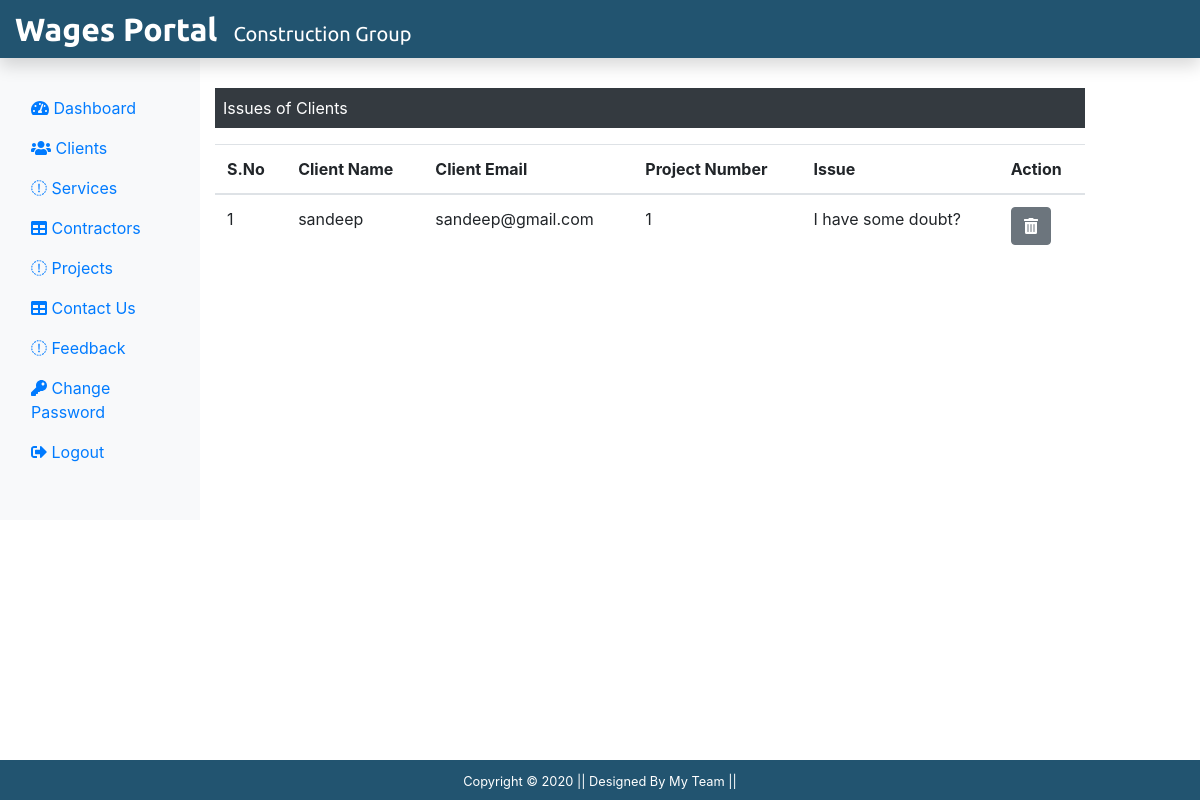
Page /admin/contactUs.php (signed in) on the committed database.
### tables this page shows
CREATE TABLE `contactus` (
  `contact_id` int(11) NOT NULL,
  `name` varchar(255) NOT NULL,
  `project_num` varchar(10) NOT NULL,
  `contact_email` varchar(255) NOT NULL,
  `contact_desc` text NOT NULL
);

### admin/contactUs.php (the view, shortened to what this page needs)
<?php
include('./include/header.php');
include('../dbconnection.php');
?>
<div class="col-sm-9 mt-5" style="position: relative;">
				<p class="bg-dark text-white p-2">Issues of Clients</p>
				<?php
					$sql = "SELECT * FROM contactus";
					$result = $conn->query($sql);
					if($result->num_rows > 0)
					{
				?>
				<table class="table">
					<thead>
						<tr>
							<th scope="col">S.No</th>
							<th scope="col">Client Name</th>
							<th scope="col">Client Email</th>
							<th scope="col">Project Number</th>
							<th scope="col">Issue</th>
							<th scope="col">Action</th>
						</tr>
					</thead>
					<tbody>
						<?php
							$cnt = 1;
							while($row = $result->fetch_assoc()){
						echo '<tr>';
							echo '<td scope="row">' . $cnt . '</td>';
							echo '<td>' . $row['name'] . '</td>';
							echo '<td>' . $row['contact_email'] . '</td>';
							echo '<td>' . $row['project_num'] . '</td>';
							echo '<td>' . $row['contact_desc'] . '</td>';
							echo '<td>';
								echo '<form action="" method="POST" class="d-inline">
										<input type="hidden" name="cid" value='.$row["contact_id"].'>
										<button class="btn btn-secondary" name="delete" value="delete" type="submit"><i class="fa fa-trash-alt"></i></button>
									</form>';
							echo '</td>';
						 echo '</tr>';
						 $cnt++;
						 } ?>
					</tbody>
				</table>
				<?php }
					else
					{
						echo '<div class="alert alert-secondary col-sm-6 mt-2">No Recode Found.</div>';
					}
				 ?>
</div>
<?php
include('./include/footer.php');
?>

### rows in the picture
contactus: name "sandeep", contact_email "sandeep@gmail.com", project_num "1", contact_desc "I have some doubt?"
